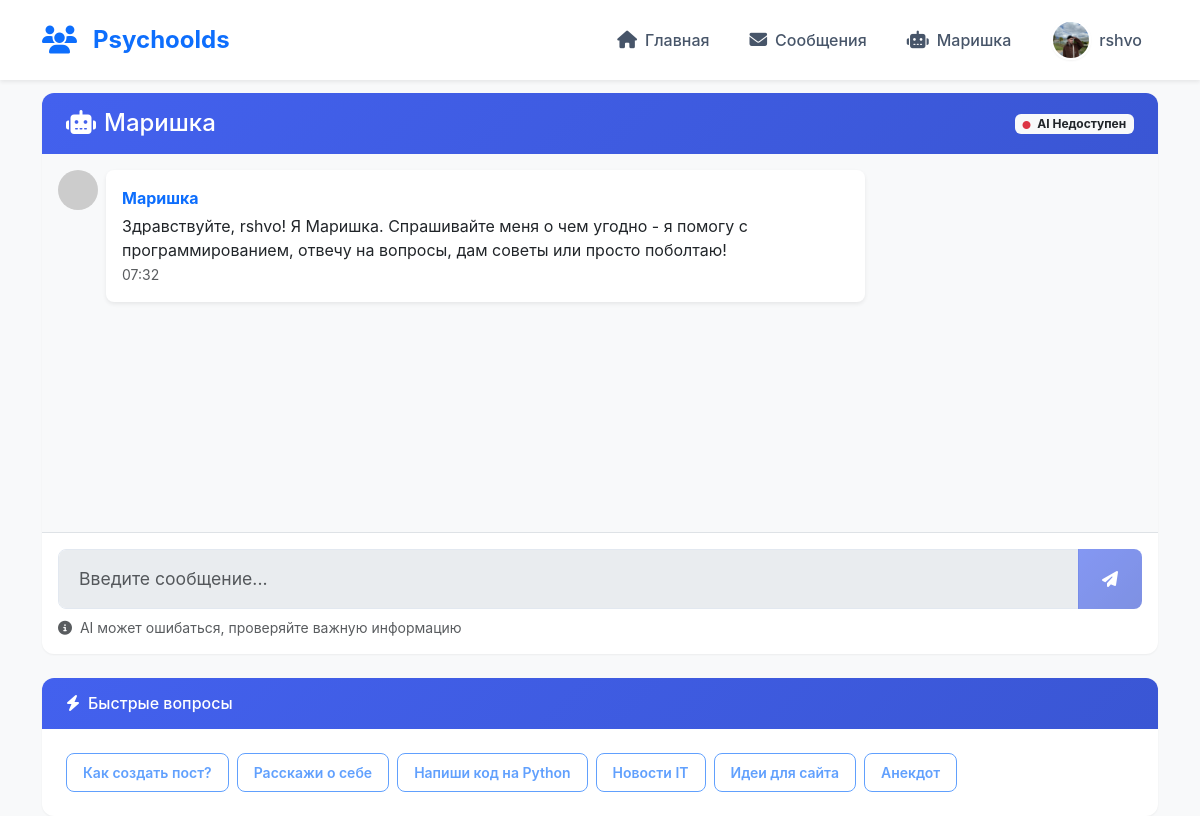
Page /ai-chat (signed in) on the committed database.
### app.py (models this page shows, shortened)
class User(UserMixin, db.Model):
    __tablename__ = 'users'
    id = db.Column(db.Integer, primary_key=True)
    username = db.Column(db.String(80), unique=True, nullable=False)
    email = db.Column(db.String(120), unique=True, nullable=False)
    password_hash = db.Column(db.String(200), nullable=False)
    bio = db.Column(db.Text, nullable=True)
    avatar = db.Column(db.String(200), default='default.jpg')
    created_at = db.Column(db.DateTime, default=datetime.utcnow)
    posts = db.relationship('Post', backref='author', lazy=True, cascade='all, delete-orphan')
    comments = db.relationship('Comment', backref='author', lazy=True, cascade='all, delete-orphan')
    likes = db.relationship('Like', backref='user', lazy=True, cascade='all, delete-orphan')
    followed = db.relationship(
        'Follow', foreign_keys='Follow.follower_id',
        backref='follower', lazy='dynamic'
    )
    followers = db.relationship(
        'Follow', foreign_keys='Follow.followed_id',
        backref='followed', lazy='dynamic'
    )

### app.py (the view)
@app.route('/ai-chat')
@login_required
def ai_chat():
    return render_template('ai_chat.html',
                         ai_enabled=AI_ENABLED,
                         now=datetime.now())

### app.py (called while the page is built)
@login_manager.user_loader
def load_user(user_id):
    return db.session.get(User, int(user_id))

### templates/ai_chat.html (shortened to what this page needs)
{% extends "base.html" %}
{% block content %}
<div class="row" style="margin-top: 3%;">
    <div class="col-md-12">
        <div class="card">
            <div class="card-header bg-primary text-white d-flex justify-content-between align-items-center">
                <h4 class="mb-0"><i class="fas fa-robot me-2"></i>Маришка</h4>
                <span class="badge bg-light text-dark" id="aiStatusBadge">
                </span>
            </div>
            <div class="card-body p-0" style="height: 500px; display: flex; flex-direction: column;">
                <div id="chatMessages" class="p-3" style="flex-grow: 1; overflow-y: auto; background: #f8f9fa;">
                    <div class="d-flex mb-3" id="welcomeMessage">
                        <div class="me-2">
                            <img src="https://ui-avatars.com/api/?name=AI&background=0D6EFD&color=fff&size=40"
                                 class="rounded-circle" style="width: 40px; height: 40px;">
                        </div>
                        <div class="bg-white p-3 rounded-3 shadow-sm" style="max-width: 70%;">
                            <strong class="text-primary">Маришка</strong>
                            <p class="mb-0 mt-1">Здравствуйте, {{ current_user.username }}! Я Маришка. Спрашивайте меня о чем угодно - я помогу с программированием, отвечу на вопросы, дам советы или просто поболтаю!</p>
                            <small class="text-muted">{{ now.strftime('%H:%M') }}</small>
                        </div>
                    </div>
                </div>
                <div class="p-3 border-top">
                    <form id="chatForm" onsubmit="return false;">
                        <div class="input-group">
                            <input type="text"
                                   id="messageInput"
                                   class="form-control form-control-lg"
                                   placeholder="Введите сообщение..."
                                   autocomplete="off"
                                   {% if not ai_enabled %}disabled{% endif %}>
                            <button class="btn btn-primary" type="button" id="sendButton" onclick="sendMessage()" {% if not ai_enabled %}disabled{% endif %}>
                                <i class="fas fa-paper-plane"></i>
                            </button>
                        </div>
                        <div class="d-flex justify-content-between mt-2">
                            <small class="text-muted">
                                <i class="fas fa-info-circle me-1"></i>
                                AI может ошибаться, проверяйте важную информацию
                            </small>
                        </div>
                    </form>
                </div>
            </div>
        </div>
    </div>
</div>
<div class="row mt-4">
    <div class="col-md-12">
        <div class="card">
            <div class="card-header bg-light">
                <h6 class="mb-0"><i class="fas fa-bolt me-2"></i>Быстрые вопросы</h6>
            </div>
            <div class="card-body">
                <div class="d-flex flex-wrap gap-2">
                    <button class="btn btn-outline-primary btn-sm" onclick="quickQuestion('Как создать пост?')" {% if not ai_enabled %}disabled{% endif %}>
                        Как создать пост?
                    </button>
                    <button class="btn btn-outline-primary btn-sm" onclick="quickQuestion('Расскажи о себе')" {% if not ai_enabled %}disabled{% endif %}>
                        Расскажи о себе
                    </button>
                    <button class="btn btn-outline-primary btn-sm" onclick="quickQuestion('Напиши приветствие на Python')" {% if not ai_enabled %}disabled{% endif %}>
                        Напиши код на Python
                    </button>
                    <button class="btn btn-outline-primary btn-sm" onclick="quickQuestion('Что нового в мире IT?')" {% if not ai_enabled %}disabled{% endif %}>
                        Новости IT
                    </button>
                    <button class="btn btn-outline-primary btn-sm" onclick="quickQuestion('Как улучшить социальную сеть?')" {% if not ai_enabled %}disabled{% endif %}>
                        Идеи для сайта
                    </button>
                    <button class="btn btn-outline-primary btn-sm" onclick="quickQuestion('Расскажи анекдот')" {% if not ai_enabled %}disabled{% endif %}>
                        Анекдот
                    </button>
                </div>
            </div>
        </div>
    </div>
</div>
{% endblock %}

### templates/base.html (shortened to what this page needs)
<!DOCTYPE html>
<html lang="ru">
<head>
    <link href="https://cdn.jsdelivr.net/npm/bootstrap@5.3.0/dist/css/bootstrap.min.css" rel="stylesheet">
    <link rel="stylesheet" href="https://cdnjs.cloudflare.com/ajax/libs/font-awesome/6.4.0/css/all.min.css">
    <link rel="stylesheet" href="{{ url_for('static', filename='style.css') }}?v={{ range(1, 100000) | random }}">
</head>
<body>
    <nav class="navbar navbar-expand-lg navbar-light bg-white fixed-top shadow-sm">
        <div class="container">
            <a class="navbar-brand" href="{{ url_for('index') }}">
                <i class="fas fa-users me-2"></i>Psychoolds
            </a>
            <div class="collapse navbar-collapse" id="navbarNav">
                <ul class="navbar-nav ms-auto">
                    {% if current_user.is_authenticated %}
                        <li class="nav-item">
                            <a class="nav-link" href="{{ url_for('index') }}">
                                <i class="fas fa-home"></i> Главная
                            </a>
                        </li>
<li class="nav-item position-relative">
    <a class="nav-link" href="{{ url_for('messages') }}">
        <i class="fas fa-envelope"></i> Сообщения
    </a>
</li>
                        <li class="nav-item">
                            <a class="nav-link" href="{{ url_for('ai_chat') }}">
                                <i class="fas fa-robot"></i> Маришка
                            </a>
                        </li>
                        <li class="nav-item">
                            <a class="nav-link" href="{{ url_for('profile', username=current_user.username) }}">
                                <img src="{% if current_user.avatar != 'default.jpg' %}{{ url_for('static', filename='uploads/' + current_user.avatar) }}{% else %}https://ui-avatars.com/api/?name={{ current_user.username }}&background=0D6EFD&color=fff&size=40{% endif %}"
                         class="avatar"
                         alt="Avatar"
                         style="width: 40px; height: 40px; object-fit: cover;"> {{ current_user.username }}
                            </a>
                        </li>
                    {% endif %}
                </ul>
            </div>
        </div>
    </nav>
    <main class="container mt-4">
        {% block content %}{% endblock %}
    </main>
</body>
</html>

### static/style.css (style rules this page uses)
:root { --primary-color: #4361ee; --primary-dark: #3a56d4; --secondary-color: #6c757d; --success-color: #10b981; --danger-color: #ef4444; --warning-color: #f59e0b; --info-color: #3b82f6; --light-color: #f8f9fa; --dark-color: #1e293b; --bg-color: #f1f5f9; --card-bg: #ffffff; --text-primary: #0f172a; --text-secondary: #475569; --text-muted: #64748b; --border-color: #e2e8f0; --shadow-sm: 0 1px 2px 0 rgb(0 0 0 / 0.05); --shadow-md: 0 4px 6px -1px rgb(0 0 0 / 0.1); --shadow-lg: 0 10px 15px -3px rgb(0 0 0 / 0.1); --shadow-xl: 0 20px 25px -5px rgb(0 0 0 / 0.1); --radius-sm: 0.375rem; --radius-md: 0.5rem; --radius-lg: 0.75rem; --radius-xl: 1rem; --radius-full: 9999px; --font-sans: -apple-system, BlinkMacSystemFont, 'Segoe UI', Roboto, 'Helvetica Neue', Arial, sans-serif; }
* { margin: 0; padding: 0; box-sizing: border-box; }
body { font-family: var(--font-sans); background-color: var(--bg-color); color: var(--text-primary); line-height: 1.5; padding-top: 70px; min-height: 100vh; }
.navbar { background: var(--card-bg) !important; box-shadow: var(--shadow-md); padding: 0.75rem 0; position: fixed; top: 0; width: 100%; z-index: 1000; backdrop-filter: blur(10px); background: rgba(255, 255, 255, 0.95) !important; }
.navbar-brand { font-weight: 700; font-size: 1.5rem; color: var(--primary-color) !important; display: flex; align-items: center; gap: 0.5rem; }
.navbar-brand i { font-size: 1.75rem; }
.navbar-nav { display: flex; align-items: center; gap: 0.5rem; }
.nav-link { font-weight: 500; color: var(--text-secondary) !important; padding: 0.5rem 1rem !important; border-radius: var(--radius-full); transition: all 0.2s ease; display: flex; align-items: center; gap: 0.5rem; }
.nav-link i { font-size: 1.1rem; }
.card { background: var(--card-bg); border: none; border-radius: var(--radius-lg); box-shadow: var(--shadow-sm); transition: all 0.3s ease; overflow: hidden; }
.card-header { background: linear-gradient(135deg, var(--primary-color), var(--primary-dark)); color: white; border: none; padding: 1rem 1.5rem; font-weight: 600; }
.card-header i { margin-right: 0.5rem; }
.card-body { padding: 1.5rem; }
.avatar { width: 40px; height: 40px; border-radius: var(--radius-full); object-fit: cover; border: 2px solid var(--card-bg); box-shadow: var(--shadow-sm); }
.form-control, .form-select { border: 1px solid var(--border-color); border-radius: var(--radius-md); padding: 0.75rem 1rem; font-size: 1rem; transition: all 0.2s ease; }
.form-control-lg { padding: 1rem 1.25rem; font-size: 1.1rem; }
.btn { padding: 0.75rem 1.5rem; font-weight: 600; border-radius: var(--radius-md); border: none; transition: all 0.2s ease; cursor: pointer; display: inline-flex; align-items: center; justify-content: center; gap: 0.5rem; font-size: 1rem; }
.btn-sm { padding: 0.5rem 1rem; font-size: 0.875rem; }
.btn-primary { background: linear-gradient(135deg, var(--primary-color), var(--primary-dark)); color: white; }
.btn-outline-primary { background: transparent; border: 1px solid var(--primary-color); color: var(--primary-color); }

### templates/base.html (style rules this page uses)
body { background-color: #f8f9fa; padding-top: 60px; }
.navbar-brand { font-weight: bold; color: #0d6efd !important; }
.avatar { width: 40px; height: 40px; border-radius: 50%; object-fit: cover; }

### rows in the picture
User: avatar (picture), username "rshvo"
